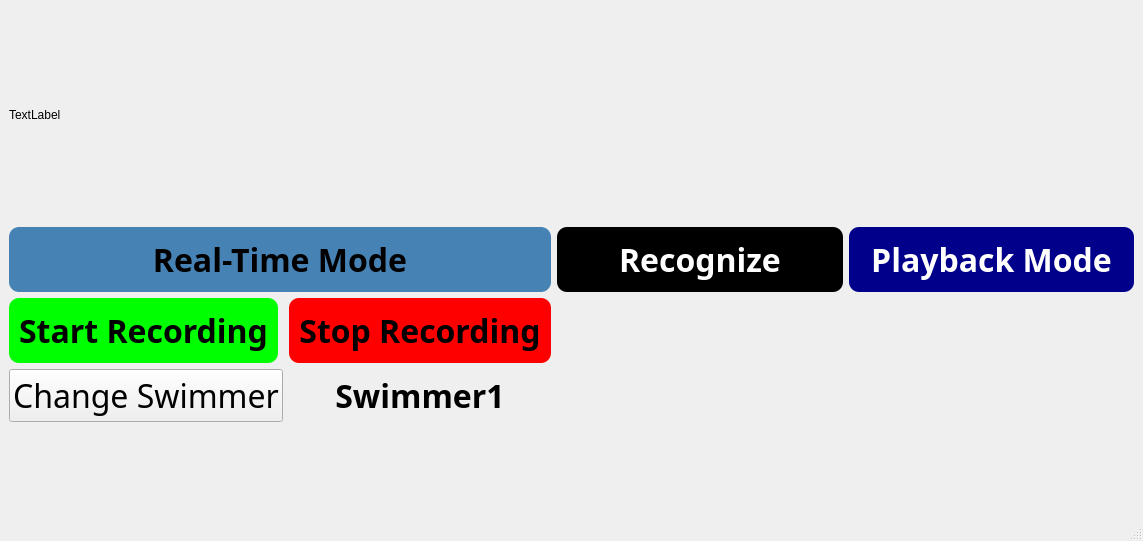
<?xml version="1.0" encoding="UTF-8"?>
<ui version="4.0">
 <class>MainWindow</class>
 <widget class="QMainWindow" name="MainWindow">
  <property name="enabled">
   <bool>true</bool>
  </property>
  <property name="geometry">
   <rect>
    <x>0</x>
    <y>0</y>
    <width>1143</width>
    <height>541</height>
   </rect>
  </property>
  <property name="windowTitle">
   <string>MainWindow</string>
  </property>
  <widget class="QWidget" name="centralwidget">
   <layout class="QGridLayout" name="gridLayout">
    <item row="0" column="0" rowspan="3">
     <layout class="QGridLayout" name="gridLayout_2">
      <item row="1" column="0" colspan="3">
       <widget class="QLabel" name="obsview">
        <property name="sizePolicy">
         <sizepolicy hsizetype="Preferred" vsizetype="Preferred">
          <horstretch>0</horstretch>
          <verstretch>0</verstretch>
         </sizepolicy>
        </property>
        <property name="text">
         <string>TextLabel</string>
        </property>
       </widget>
      </item>
      <item row="3" column="0">
       <widget class="QPushButton" name="pushButton">
        <property name="font">
         <font>
          <family>Adobe Arabic</family>
          <pointsize>24</pointsize>
          <weight>75</weight>
          <bold>true</bold>
         </font>
        </property>
        <property name="autoFillBackground">
         <bool>false</bool>
        </property>
        <property name="styleSheet">
         <string notr="true">QPushButton {
    background-color: rgb(70, 130, 180);
	border-radius: 10px; /* 這裡設置圓角 */
	padding: 10px;
}


QPushButton:pressed {
    background-color: black;
}</string>
        </property>
        <property name="text">
         <string>Real-Time Mode</string>
        </property>
       </widget>
      </item>
      <item row="3" column="1">
       <widget class="QPushButton" name="pushButton_5">
        <property name="font">
         <font>
          <family>Adobe Arabic</family>
          <pointsize>24</pointsize>
          <weight>75</weight>
          <bold>true</bold>
         </font>
        </property>
        <property name="styleSheet">
         <string notr="true">QPushButton {
    background-color: rgb(0, 0, 0);
	border-radius: 10px; /* 這裡設置圓角 */
	padding: 10px;
	color: white;
}


QPushButton:pressed {
    background-color: black;
}</string>
        </property>
        <property name="text">
         <string>Recognize</string>
        </property>
       </widget>
      </item>
      <item row="4" column="2">
       <layout class="QHBoxLayout" name="horizontalLayout_2">
        <item>
         <widget class="QLabel" name="label2">
          <property name="font">
           <font>
            <family>Adobe Arabic</family>
            <pointsize>28</pointsize>
            <weight>75</weight>
            <bold>true</bold>
           </font>
          </property>
          <property name="text">
           <string/>
          </property>
          <property name="alignment">
           <set>Qt::AlignCenter</set>
          </property>
         </widget>
        </item>
       </layout>
      </item>
      <item row="4" column="1">
       <layout class="QGridLayout" name="gridLayout_3">
        <item row="0" column="0">
         <widget class="QLabel" name="label">
          <property name="font">
           <font>
            <family>Adobe Arabic</family>
            <pointsize>28</pointsize>
            <weight>75</weight>
            <bold>true</bold>
           </font>
          </property>
          <property name="text">
           <string/>
          </property>
          <property name="scaledContents">
           <bool>false</bool>
          </property>
          <property name="alignment">
           <set>Qt::AlignCenter</set>
          </property>
         </widget>
        </item>
       </layout>
      </item>
      <item row="3" column="2">
       <widget class="QPushButton" name="pushButton_2">
        <property name="font">
         <font>
          <family>Adobe Arabic</family>
          <pointsize>24</pointsize>
          <weight>75</weight>
          <bold>true</bold>
         </font>
        </property>
        <property name="styleSheet">
         <string notr="true">QPushButton {
    background-color:rgb(0, 0, 139);
	border-radius: 10px; /* 這裡設置圓角 */
	padding: 10px;
	color: white;
}


QPushButton:pressed {
    background-color: black;
}</string>
        </property>
        <property name="text">
         <string>Playback Mode</string>
        </property>
       </widget>
      </item>
      <item row="4" column="0">
       <layout class="QFormLayout" name="formLayout">
        <item row="0" column="0">
         <widget class="QPushButton" name="pushButton_3">
          <property name="font">
           <font>
            <family>Adobe Arabic</family>
            <pointsize>24</pointsize>
            <weight>75</weight>
            <bold>true</bold>
           </font>
          </property>
          <property name="autoFillBackground">
           <bool>false</bool>
          </property>
          <property name="styleSheet">
           <string notr="true">QPushButton {
    background-color: rgb(0, 255, 0);
	border-radius: 10px; /* 這裡設置圓角 */
	padding: 10px;
}


QPushButton:pressed {
    background-color: black;
}</string>
          </property>
          <property name="text">
           <string>Start Recording</string>
          </property>
         </widget>
        </item>
        <item row="0" column="1">
         <widget class="QPushButton" name="pushButton_4">
          <property name="enabled">
           <bool>true</bool>
          </property>
          <property name="sizePolicy">
           <sizepolicy hsizetype="Preferred" vsizetype="Fixed">
            <horstretch>0</horstretch>
            <verstretch>0</verstretch>
           </sizepolicy>
          </property>
          <property name="font">
           <font>
            <family>Adobe Arabic</family>
            <pointsize>24</pointsize>
            <weight>75</weight>
            <bold>true</bold>
           </font>
          </property>
          <property name="styleSheet">
           <string notr="true">QPushButton {
    background-color: rgb(255, 0, 0);	
	border-radius: 10px; /* 這裡設置圓角 */
	padding: 10px;
}


QPushButton:pressed {
    background-color: black;
}</string>
          </property>
          <property name="text">
           <string>Stop Recording</string>
          </property>
         </widget>
        </item>
        <item row="1" column="0">
         <widget class="QPushButton" name="pushButton_6">
          <property name="sizePolicy">
           <sizepolicy hsizetype="Minimum" vsizetype="Minimum">
            <horstretch>0</horstretch>
            <verstretch>0</verstretch>
           </sizepolicy>
          </property>
          <property name="font">
           <font>
            <family>Adobe Arabic</family>
            <pointsize>24</pointsize>
           </font>
          </property>
          <property name="text">
           <string>Change Swimmer</string>
          </property>
         </widget>
        </item>
        <item row="1" column="1">
         <widget class="QLabel" name="label_2">
          <property name="font">
           <font>
            <family>Adobe Arabic</family>
            <pointsize>24</pointsize>
            <weight>75</weight>
            <bold>true</bold>
           </font>
          </property>
          <property name="layoutDirection">
           <enum>Qt::RightToLeft</enum>
          </property>
          <property name="text">
           <string>Swimmer1</string>
          </property>
          <property name="alignment">
           <set>Qt::AlignCenter</set>
          </property>
         </widget>
        </item>
       </layout>
      </item>
     </layout>
    </item>
   </layout>
  </widget>
  <widget class="QMenuBar" name="menubar">
   <property name="geometry">
    <rect>
     <x>0</x>
     <y>0</y>
     <width>1143</width>
     <height>21</height>
    </rect>
   </property>
  </widget>
  <widget class="QStatusBar" name="statusbar"/>
 </widget>
 <resources/>
 <connections/>
</ui>
